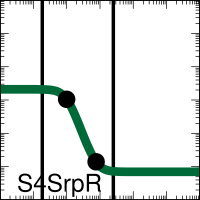

This chart was generated by the following gnuplot code:

set output "ori_A000_xfer_model_S4_SrpR.eps"
set terminal postscript eps enhanced color "Helvetica, 35" size 2,2
set logscale x
set logscale y
set lmargin screen 0.0
set rmargin screen 1.0
set tmargin screen 1.0
set bmargin screen 0.0
set size ratio 1.0
set border linewidth 2
set tics scale 2
set mxtics 10
set mytics 10
set key bottom left
set key samplen -1
set xrange [0.001:1000.0]
set yrange [0.001:1000.0]
set format y "10^{%L}"    
set format x "10^{%L}"    
set format x ""    
set xlabel '0010001000100010'
set arrow from 0.018541153440551232,0.001 to 0.018541153440551232,1000.0 nohead lw 10 lt 2 lc rgb '#000000'
set arrow from 2.5103411534405513,0.001 to 2.5103411534405513,1000.0 nohead lw 10 lt 2 lc rgb '#000000'
ymin = 0.007
ymax = 2.1
K = 0.1
n = 2.8
set dummy x

plot ymin+(ymax-ymin)/(1.0+(x/K)**n) lw 25 lc rgb '#006838' title 'S4SrpR',\
 "<echo '1 2'" using (0.100239178):(1.050000000135821)  with points pt 7 ps 4 lc rgb 'black' notitle,\
 "<echo '1 2'" using (0.764977507):(0.014000000007593074)  with points pt 7 ps 4 lc rgb 'black' notitle
